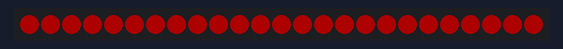
Bench run of a sketch on a simulated ESP8266 (NodeMCU). Parts: 25 RGB LEDs in strip order, left to right. Dim RGB values are drawn brighter than linear.

Above: at 0.1 s.
At 1.1 s:
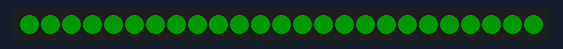
At 2.1 s:
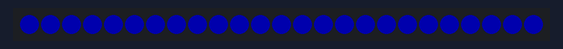
At 3.1 s:
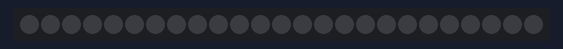
At 4.76 s:
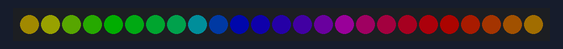
At 6.57 s:
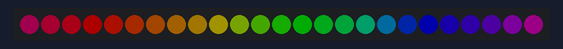

The sketch:

test_ws2812.ino
```cpp
#include <Arduino.h>
#include <FastLED.h>
//FASTLED 3.9.13

#define DATA_PIN D1  // WS2812 数据引脚
#define NUM_LEDS 25  // LED 数量 (5x5 = 25)

CRGB leds[NUM_LEDS];  // 定义 FastLED 的 LED 数组

void setup() {
  FastLED.addLeds<WS2812B, DATA_PIN, GRB>(leds, NUM_LEDS); // 初始化 FastLED
  FastLED.setBrightness(50); // 设置亮度 (0-255), 建议先设置较低的值
}

void loop() {
  // 示例 1: 全部点亮为红色
  for (int i = 0; i < NUM_LEDS; i++) {
    leds[i] = CRGB::Red; // 设置所有 LED 为红色
  }
  FastLED.show(); // 显示红色
  delay(1000);    // 保持 1 秒

  // 示例 2: 全部点亮为绿色
  for (int i = 0; i < NUM_LEDS; i++) {
    leds[i] = CRGB::Green;
  }
  FastLED.show();
  delay(1000);

  // 示例 3: 全部点亮为蓝色
  for (int i = 0; i < NUM_LEDS; i++) {
    leds[i] = CRGB::Blue;
  }
  FastLED.show();
  delay(1000);

  // 示例 4: 全部关闭
  for (int i = 0; i < NUM_LEDS; i++) {
    leds[i] = CRGB::Black; // 或者 CRGB(0, 0, 0)
  }
  FastLED.show();
  delay(1000);

  // 示例 5：彩虹效果 (需要循环)
   for (int j = 0; j < 255; j++) {
    for (int i = 0; i < NUM_LEDS; i++) {
        leds[i] = CHSV((i * 255 / NUM_LEDS) + j, 255, 255);  // 使用 HSV 颜色空间
    }
    FastLED.show();
    delay(10); // 稍微延时，让动画更流畅
  }
}
```

Measured:
- by itself, everything shown: repeats every 6.8 s, in 14 steps
- what the display in image 1 shows lasts 1.0 s, from 1.0 s to 2.0 s
